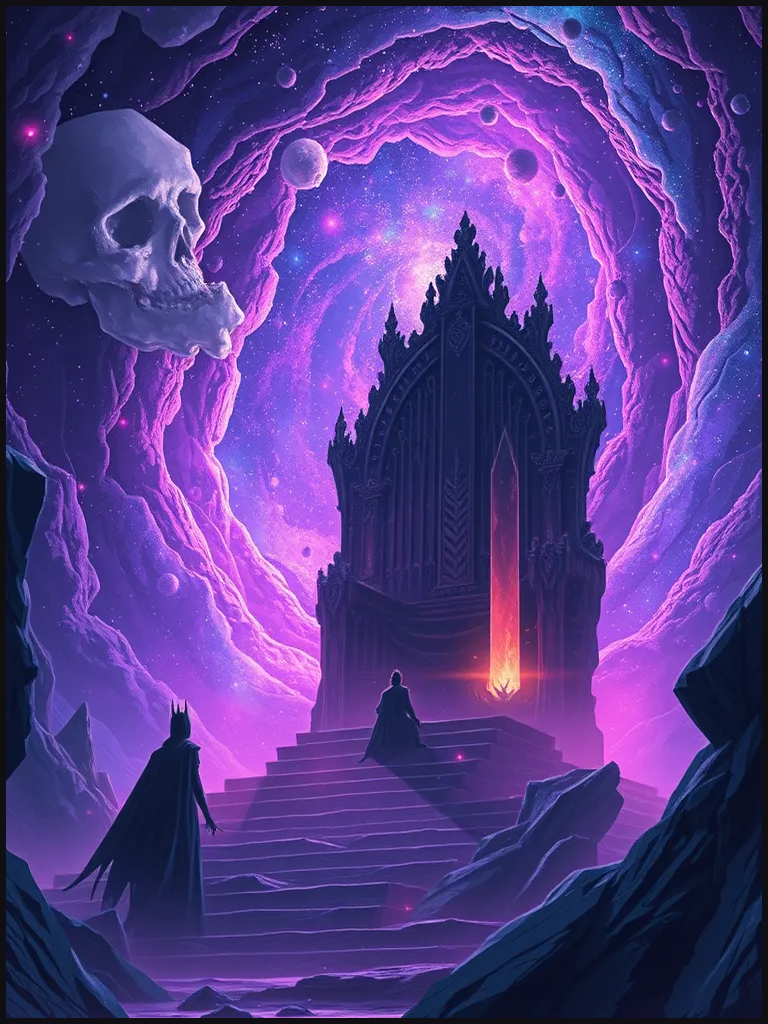
#> input picture projects/DRAGON_HIDDEN_REBIRTH/episodes/episode_001/panels/ep01_p01_cosmic_throne.png, 768 x 1024 px, found by its file name; its folder holds 4 pictures in this run
$ python build_full_webtoon_episode.py
#> lines starting #> are read from the running program, lines starting #| are printed output that depends on the picture
"""
DRAGON: HIDDEN REBIRTH - Master Vertical Webtoon Compositor & Lettering Engine
Formats all 16 key panels into high-resolution vertical mobile webtoon scrolls (800px width),
complete with authentic speech bubbles, narration boxes, sound effects, and atmospheric gutters.
"""

import os
import math
from pathlib import Path
from PIL import Image, ImageDraw, ImageFont

ROOT_DIR = Path(r"c:\Users\DESKTOP\Downloads\money\DRAGON_HIDDEN_REBIRTH")
PANELS_DIR = ROOT_DIR / "episodes" / "episode_001" / "panels"
WEBTOON_OUT = ROOT_DIR / "episodes" / "episode_001" / "final_webtoon"
WEBTOON_OUT.mkdir(parents=True, exist_ok=True)

TARGET_WIDTH = 800

def get_font(size: int, bold: bool = False) -> ImageFont.FreeTypeFont:
    font_names = ["impact.ttf" if bold else "arial.ttf", "segoeui.ttf", "tahoma.ttf"]
    for fn in font_names:
        p = Path("C:/Windows/Fonts") / fn
        if p.exists():
            try:
                return ImageFont.truetype(str(p), size)
            except Exception:
                pass
    return ImageFont.load_default()

def wrap_text(text: str, font: ImageFont.FreeTypeFont, max_width: int, draw: ImageDraw.Draw) -> list[str]:
    words = text.split()
    lines = []
    current_line = []
    for word in words:
        test_line = " ".join(current_line + [word])
        bbox = draw.textbbox((0, 0), test_line, font=font)
        if bbox[2] - bbox[0] <= max_width:
            current_line.append(word)
        else:
            if current_line:
                lines.append(" ".join(current_line))
            current_line = [word]
    if current_line:
        lines.append(" ".join(current_line))
    return lines

def draw_speech_bubble(img: Image.Image, text: str, speaker: str = None, pos: tuple[int, int] = (400, 200), max_w: int = 320, is_thought: bool = False):
    draw = ImageDraw.Draw(img)
    font = get_font(20, bold=False)
    lines = wrap_text(text, font, max_w - 40, draw)

    line_height = 26
    text_h = len(lines) * line_height
    max_line_w = max([draw.textbbox((0, 0), l, font=font)[2] - draw.textbbox((0, 0), l, font=font)[0] for l in lines] or [100])

    pad_x, pad_y = 20, 16
    box_w = max_line_w + pad_x * 2
    box_h = text_h + pad_y * 2

    cx, cy = pos
    x0 = max(20, min(TARGET_WIDTH - box_w - 20, cx - box_w // 2))
    y0 = cy - box_h // 2
    x1 = x0 + box_w
    y1 = y0 + box_h

    # Shadow
    draw.rounded_rectangle([x0 + 4, y0 + 4, x1 + 4, y1 + 4], radius=16, fill=(10, 10, 15, 120))

    # Main bubble
    fill_color = (250, 250, 252) if not is_thought else (235, 238, 245)
    border_color = (20, 20, 25) if not is_thought else (60, 70, 90)
    draw.rounded_rectangle([x0, y0, x1, y1], radius=16, fill=fill_color, outline=border_color, width=3)

    # Speaker label if given
    curr_y = y0 + pad_y
    if speaker:
        s_font = get_font(14, bold=True)
        draw.text((x0 + pad_x, y0 - 18), speaker.upper(), font=s_font, fill=(255, 215, 0), stroke_width=2, stroke_fill=(0, 0, 0))

    for line in lines:
        l_w = draw.textbbox((0, 0), line, font=font)[2] - draw.textbbox((0, 0), line, font=font)[0]
        text_x = x0 + (box_w - l_w) // 2
        draw.text((text_x, curr_y), line, font=font, fill=(15, 15, 20))
        curr_y += line_height

def draw_narration_box(img: Image.Image, text: str, pos: tuple[int, int] = (400, 100), max_w: int = 500, gold: bool = False):
    draw = ImageDraw.Draw(img)
    font = get_font(18, bold=True)
    lines = wrap_text(text, font, max_w - 30, draw)

    line_height = 24
    text_h = len(lines) * line_height
    max_line_w = max([draw.textbbox((0, 0), l, font=font)[2] - draw.textbbox((0, 0), l, font=font)[0] for l in lines] or [120])

    pad_x, pad_y = 18, 12
    box_w = max_line_w + pad_x * 2
    box_h = text_h + pad_y * 2

    cx, cy = pos
    x0 = max(20, min(TARGET_WIDTH - box_w - 20, cx - box_w // 2))
    y0 = cy - box_h // 2
    x1 = x0 + box_w
    y1 = y0 + box_h

    # Cinematic dark narration container
    fill_col = (11, 15, 23)
    outline_col = (212, 175, 55) if gold else (80, 90, 110)
    draw.rectangle([x0, y0, x1, y1], fill=fill_col, outline=outline_col, width=2)

    curr_y = y0 + pad_y
    for line in lines:
        l_w = draw.textbbox((0, 0), line, font=font)[2] - draw.textbbox((0, 0), line, font=font)[0]
        text_x = x0 + (box_w - l_w) // 2
        text_col = (255, 225, 120) if gold else (230, 235, 245)
        draw.text((text_x, curr_y), line, font=font, fill=text_col)
        curr_y += line_height

def draw_sfx(img: Image.Image, sfx_text: str, pos: tuple[int, int], color: tuple[int, int, int] = (255, 50, 50), size: int = 40):
    draw = ImageDraw.Draw(img)
    font = get_font(size, bold=True)
    x, y = pos
    # Bold manga sound effect with heavy outline
    draw.text((x, y), sfx_text, font=font, fill=color, stroke_width=4, stroke_fill=(10, 10, 15))

# Screenplay mapping for the 16 key panels across 4 Acts
EPISODE_1_SCRIPT = {
    # ACT 1: THE SOVEREIGN FALL
    "ep01_p01_cosmic_throne": {
        "narrations": [
            {"text": "THE MULTIVERSE WAS NOT DESTROYED IN SILENCE.", "pos": (400, 80), "gold": True},
            {"text": "IT COLLAPSED BENEATH A THRONE OLDER THAN LIGHT.", "pos": (400, 950), "gold": False}
        ],
        "dialogues": [],
        "sfx": [{"text": "*VZZZZT*", "pos": (120, 450), "color": (160, 80, 255), "size": 36}]
    },
    "ep01_p03_four_sovereigns": {
        "narrations": [
            {"text": "FOUR SOVEREIGNS OF THE ANCIENT AEON REMAINED STANDING.", "pos": (400, 70), "gold": True}
        ],
        "dialogues": [],
        "sfx": [{"text": "*KRAAA-SHHH*", "pos": (280, 500), "color": (255, 180, 30), "size": 42}]
    },
    "ep01_p04_hanirwesh_feral": {
        "narrations": [],
        "dialogues": [
            {"speaker": "HANIRWESH KAIVALYA", "text": "Siddhartha... if we carve its crown off, does that count as winning?!", "pos": (400, 850), "thought": False}
        ],
        "sfx": [{"text": "*DRIP*", "pos": (480, 480), "color": (220, 30, 30), "size": 32}]
    },
    "ep01_p07_siddhartha_supernova": {
        "narrations": [],
        "dialogues": [
            {"speaker": "SIDDHARTHA", "text": "No. It counts as buying an eternity.", "pos": (400, 160), "thought": False},
            {"speaker": None, "text": "[20 Memory Reclamation Keys primed into my marrow. We will meet again.]", "pos": (400, 880), "thought": True}
        ],
        "sfx": [{"text": "*IGNITE*", "pos": (500, 420), "color": (255, 215, 0), "size": 38}]
    },
    "ep01_p10_sovereign_annihilation": {
        "narrations": [
            {"text": "FOUR QUASARS MERGED. A FINAL REIGN ENDED.", "pos": (400, 80), "gold": True}
        ],
        "dialogues": [],
        "sfx": [{"text": "*SOVEREIGN ANNIHILATION*", "pos": (150, 480), "color": (255, 240, 100), "size": 44}]
    },
    "ep01_p14_memory_keys_sealed": {
        "narrations": [
            {"text": "THE SOUL SHATTERS INTO 20 CRYSTALLINE KEYS.", "pos": (400, 100), "gold": True},
            {"text": "REBIRTH PROTOCOL: INITIATED.", "pos": (400, 920), "gold": True}
        ],
        "dialogues": [],
        "sfx": [{"text": "*CLANG*", "pos": (480, 450), "color": (255, 215, 0), "size": 36}]
    },

    # ACT 2: JUBILEE HILLS MASSACRE & THE JACKAL
    "ep01_p15_hyderabad_monsoon": {
        "narrations": [
            {"text": "HYDERABAD. JUBILEE HILLS ESTATE. EIGHT YEARS AFTER REBIRTH.", "pos": (400, 90), "gold": True}
        ],
        "dialogues": [],
        "sfx": [{"text": "*THUUU-RUMMM*", "pos": (200, 450), "color": (120, 180, 255), "size": 42}]
    },
    "ep01_p16_ike_reading_trusts": {
        "narrations": [],
        "dialogues": [
            {"speaker": None, "text": "Twelve offshore accounts. Raghav shifted twenty percent to Dubai last Tuesday.", "pos": (380, 180), "thought": True},
            {"speaker": None, "text": "A coup is thirty-six hours away. Father thinks gratitude buys loyalty.", "pos": (400, 880), "thought": True}
        ],
        "sfx": [{"text": "*TAP*", "pos": (520, 500), "color": (200, 200, 220), "size": 28}]
    },
    "ep01_p20_family_dinner": {
        "narrations": [],
        "dialogues": [
            {"speaker": "VIKRAM DRAGON", "text": "Eat something, Ike. You've been staring at ledger sheets since dawn.", "pos": (300, 160), "thought": False},
            {"speaker": "ANANYA DRAGON", "text": "He has your stubborn eyes, Vikram.", "pos": (600, 220), "thought": False},
            {"speaker": None, "text": "[They don't know the perimeter guards were replaced at 8:00 PM.]", "pos": (400, 680), "thought": True}
        ],
        "sfx": []
    },
    "ep01_p28_raghav_pistol_betrayal": {
        "narrations": [],
        "dialogues": [
            {"speaker": "CHIEF RAGHAV", "text": "Forgive me, Vikram sir. The Jackal pays in sovereign debt, not salary.", "pos": (400, 850), "thought": False}
        ],
        "sfx": [{"text": "*CLICK*", "pos": (480, 380), "color": (255, 60, 60), "size": 36}]
    },
    "ep01_p30_devraj_jackal_arrival": {
        "narrations": [],
        "dialogues": [
            {"speaker": "DEVRAJ RATHORE ('THE JACKAL')", "text": "Vikram Dragon. You held fifty-one percent of the Hyderabad corridor for twenty years. The lease has expired.", "pos": (400, 840), "thought": False}
        ],
        "sfx": [{"text": "*TAP... TAP...*", "pos": (200, 480), "color": (220, 180, 60), "size": 34}]
    },
    "ep01_p35_ike_lion_eyes": {
        "narrations": [],
        "dialogues": [
            {"speaker": "DEVRAJ", "text": "The boy... why isn't he trembling?", "pos": (380, 160), "thought": False},
            {"speaker": "IKE DRAGON", "text": "Remember my face, Jackal.", "pos": (400, 870), "thought": False}
        ],
        "sfx": [{"text": "*GLARE*", "pos": (500, 450), "color": (255, 215, 0), "size": 36}]
    },

    # ACT 3: GACHIBOWLI HIGHWAY AMBUSH
    "ep01_p40_maybach_rpg_flip": {
        "narrations": [
            {"text": "GACHIBOWLI EXPRESSWAY. 11:42 PM.", "pos": (400, 80), "gold": True},
            {"text": "A 60-TON ARMORED FORTRESS... REDUCED TO SHREDDED STEEL.", "pos": (400, 940), "gold": False}
        ],
        "dialogues": [],
        "sfx": [{"text": "*KRAAA-BOOOOM!*", "pos": (200, 460), "color": (255, 100, 20), "size": 48}]
    },
    "ep01_p44_narasimha_naidu_execution": {
        "narrations": [],
        "dialogues": [
            {"speaker": "NARASIMHA NAIDU", "text": "Search every inch of the burning metal. Devraj wants the boy's signet ring.", "pos": (400, 850), "thought": False}
        ],
        "sfx": [{"text": "*CH-CHIK*", "pos": (480, 400), "color": (220, 220, 220), "size": 36}]
    },

    # ACT 4: CULVERT SURVIVAL & REBIRTH
    "ep01_p49_ike_in_drainage_sludge": {
        "narrations": [
            {"text": "A SIX-INCH CONCRETE DRAINAGE PIPE. COLD MUD. DIESEL SLUDGE.", "pos": (400, 90), "gold": False}
        ],
        "dialogues": [
            {"speaker": None, "text": "Heart rate: 41 bpm. Suppress body temperature. Do not exhale.", "pos": (380, 250), "thought": True},
            {"speaker": None, "text": "Father's watch... stopped at 11:43 PM.", "pos": (400, 880), "thought": True}
        ],
        "sfx": [{"text": "*DRIP... DRIP...*", "pos": (180, 520), "color": (100, 140, 180), "size": 30}]
    },
    "ep01_p51_sovereign_eye_ignites": {
        "narrations": [
            {"text": "KEY 01: [ABSOLUTE WILL] — UNLOCKED.", "pos": (400, 100), "gold": True}
        ],
        "dialogues": [
            {"speaker": "IKE DRAGON", "text": "I gave you my name, Jackal. In ten years... I will take back this entire city.", "pos": (400, 860), "thought": False}
        ],
        "sfx": [{"text": "*VOOOOOMMM!*", "pos": (220, 450), "color": (255, 215, 0), "size": 52}]
    }
}

ACT_GROUPINGS = {
    "ACT_1_COSMIC_FALL": [
        "ep01_p01_cosmic_throne",
        "ep01_p03_four_sovereigns",
        "ep01_p04_hanirwesh_feral",
        "ep01_p07_siddhartha_supernova",
        "ep01_p10_sovereign_annihilation",
        "ep01_p14_memory_keys_sealed"
    ],
    "ACT_2_JUBILEE_HILLS": [
        "ep01_p15_hyderabad_monsoon",
        "ep01_p16_ike_reading_trusts",
        "ep01_p20_family_dinner",
        "ep01_p28_raghav_pistol_betrayal",
        "ep01_p30_devraj_jackal_arrival",
        "ep01_p35_ike_lion_eyes"
    ],
    "ACT_3_HIGHWAY_AMBUSH": [
        "ep01_p40_maybach_rpg_flip",
        "ep01_p44_narasimha_naidu_execution"
    ],
    "ACT_4_SOVEREIGN_AWAKENING": [
        "ep01_p49_ike_in_drainage_sludge",
        "ep01_p51_sovereign_eye_ignites"
    ]
}

def process_panel(panel_id: str) -> Image.Image:
#> called with panel_id = 'ep01_p01_cosmic_throne'
    panel_file = PANELS_DIR / f"{panel_id}.png"
    if not panel_file.exists():
        raise FileNotFoundError(f"Missing panel: {panel_file}")

    img = Image.open(panel_file).convert("RGB")
#> img is the input picture: PIL image 768x1024 RGB; mean R, G, B 85.7, 59.8, 139.3
    # Scale width to TARGET_WIDTH
    w, h = img.size
    target_h = int(h * (TARGET_WIDTH / w))
    img = img.resize((TARGET_WIDTH, target_h), Image.Resampling.LANCZOS)
#> img: PIL image 800x1066 RGB

    script = EPISODE_1_SCRIPT.get(panel_id, {})

    # 1. Narrations
    for narr in script.get("narrations", []):
        draw_narration_box(img, narr["text"], narr["pos"], max_w=TARGET_WIDTH - 80, gold=narr.get("gold", False))
#> this loop made 2 passes
#> (text_h in draw_narration_box, max_line_w in draw_narration_box, box_w in draw_narration_box, box_h in draw_narration_box, x0 in draw_narration_box, y0 in draw_narration_box, x1 in draw_narration_box, y1 in draw_narration_box) on passes 1 to 2: (24, 248, 284, 48, 258, 56, 542, 104), (24, 265, 301, 48, 250, 926, 551, 974)

    # 2. SFX
    for sfx in script.get("sfx", []):
        draw_sfx(img, sfx["text"], sfx["pos"], sfx.get("color", (255, 50, 50)), sfx.get("size", 40))

    # 3. Dialogues
    for dlg in script.get("dialogues", []):
        draw_speech_bubble(img, dlg["text"], dlg.get("speaker"), dlg["pos"], max_w=340, is_thought=dlg.get("thought", False))

    return img

def create_act_scroll(act_name: str, panel_ids: list[str]) -> Path:
    print(f"\n[*] Assembling {act_name} ({len(panel_ids)} panels)...")
    processed_images = [process_panel(pid) for pid in panel_ids]
#> call 2 of process_panel, with panel_id = 'ep01_p03_four_sovereigns'
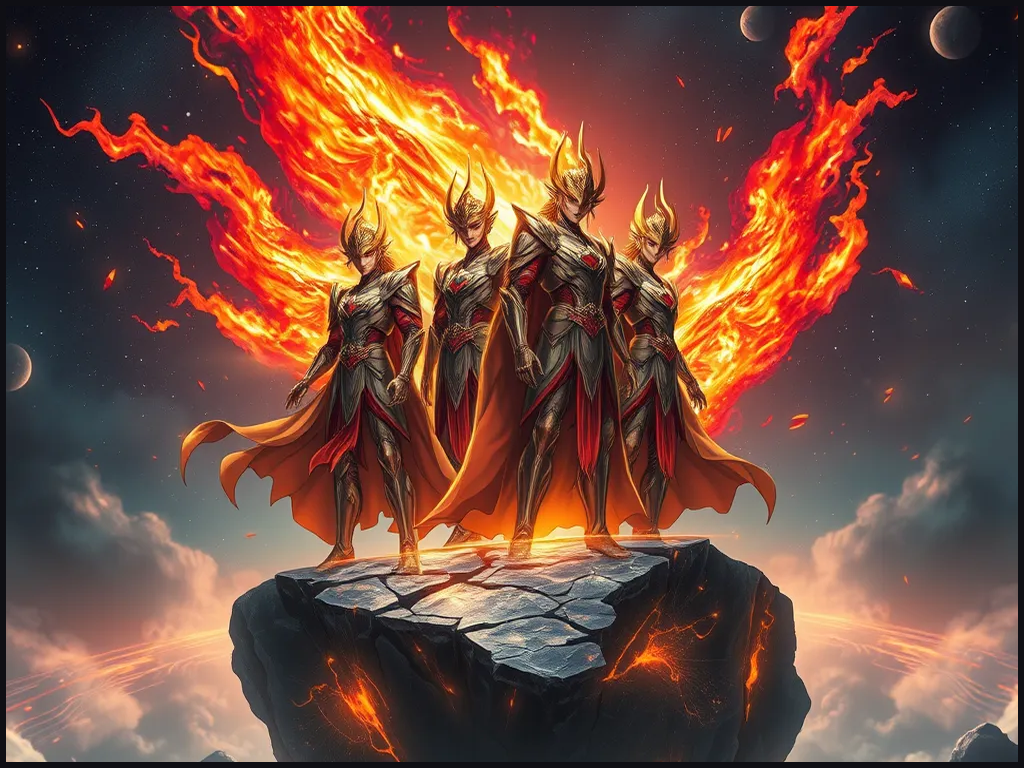
#> input picture projects/DRAGON_HIDDEN_REBIRTH/episodes/episode_001/panels/ep01_p03_four_sovereigns.png, 1024 x 768 px, found by its file name
#> in process_panel, img is the input picture: PIL image 1024x768 RGB; mean R, G, B 116.9, 76.3, 62.5
#> the loop in process_panel (call 2), `for narr in script.get("narrations", []):` made 1 pass
#> (text_h in draw_narration_box, max_line_w in draw_narration_box, box_w in draw_narration_box, box_h in draw_narration_box, x0 in draw_narration_box, y0 in draw_narration_box, x1 in draw_narration_box, y1 in draw_narration_box) on pass 1: (24, 309, 345, 48, 228, 46, 573, 94)
#> call 3 of process_panel, with panel_id = 'ep01_p04_hanirwesh_feral'
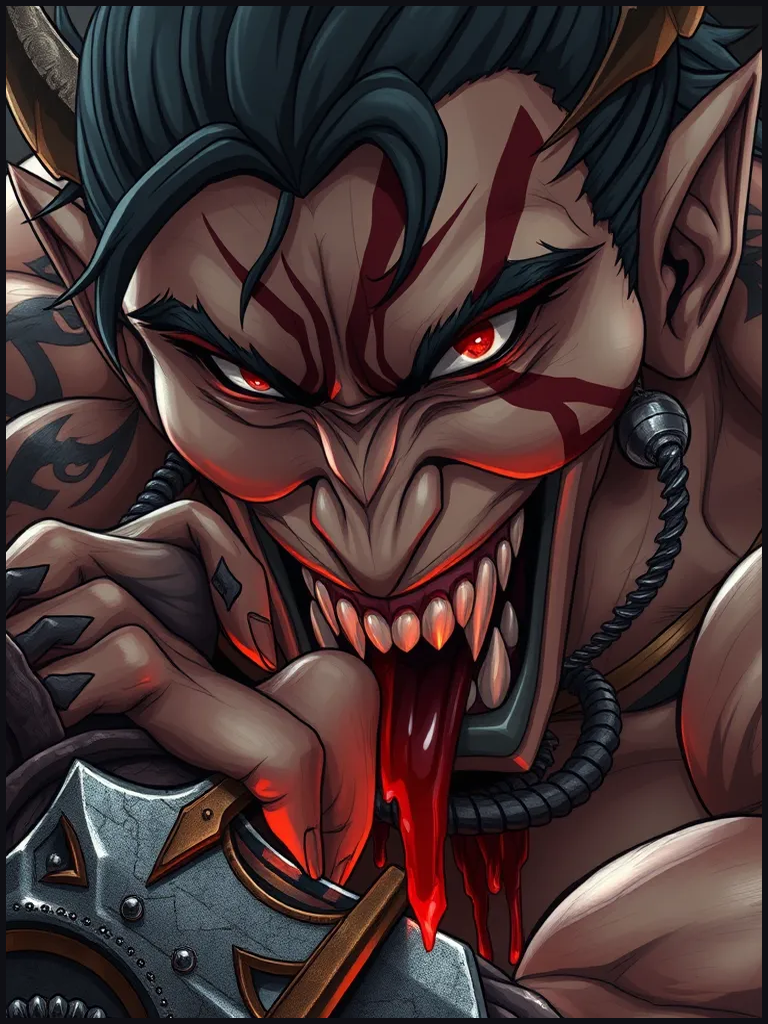
#> input picture projects/DRAGON_HIDDEN_REBIRTH/episodes/episode_001/panels/ep01_p04_hanirwesh_feral.png, 768 x 1024 px, found by its file name
#> in process_panel, img is the input picture: PIL image 768x1024 RGB; mean R, G, B 67.8, 49.3, 49.4
#> the loop in process_panel (call 3), `for dlg in script.get("dialogues", []):` made 1 pass
#> (text_h in draw_speech_bubble, max_line_w in draw_speech_bubble, box_w in draw_speech_bubble, box_h in draw_speech_bubble, x0 in draw_speech_bubble, y0 in draw_speech_bubble, x1 in draw_speech_bubble, y1 in draw_speech_bubble) on pass 1: (26, 300, 340, 58, 230, 821, 570, 879)
#> call 4 of process_panel, with panel_id = 'ep01_p07_siddhartha_supernova'
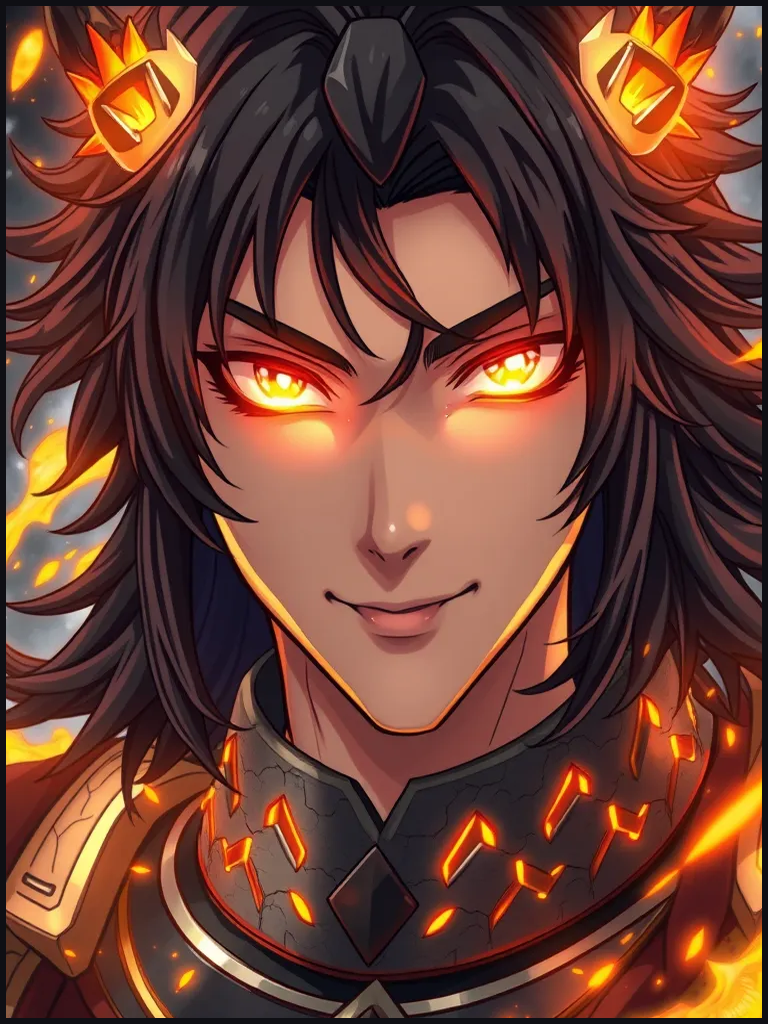
#> input picture projects/DRAGON_HIDDEN_REBIRTH/episodes/episode_001/panels/ep01_p07_siddhartha_supernova.png, 768 x 1024 px, found by its file name
#> in process_panel, img is the input picture: PIL image 768x1024 RGB; mean R, G, B 108.8, 64.6, 51.2
#> the loop in process_panel (call 4), `for dlg in script.get("dialogues", []):` made 2 passes
#> (text_h in draw_speech_bubble, max_line_w in draw_speech_bubble, box_w in draw_speech_bubble, box_h in draw_speech_bubble, x0 in draw_speech_bubble, y0 in draw_speech_bubble, x1 in draw_speech_bubble) on pass 1: (26, 158, 198, 58, 301, 131, 499)
#> after the loop in process_panel (call 4), `for dlg in script.get("dialogues", []):`:
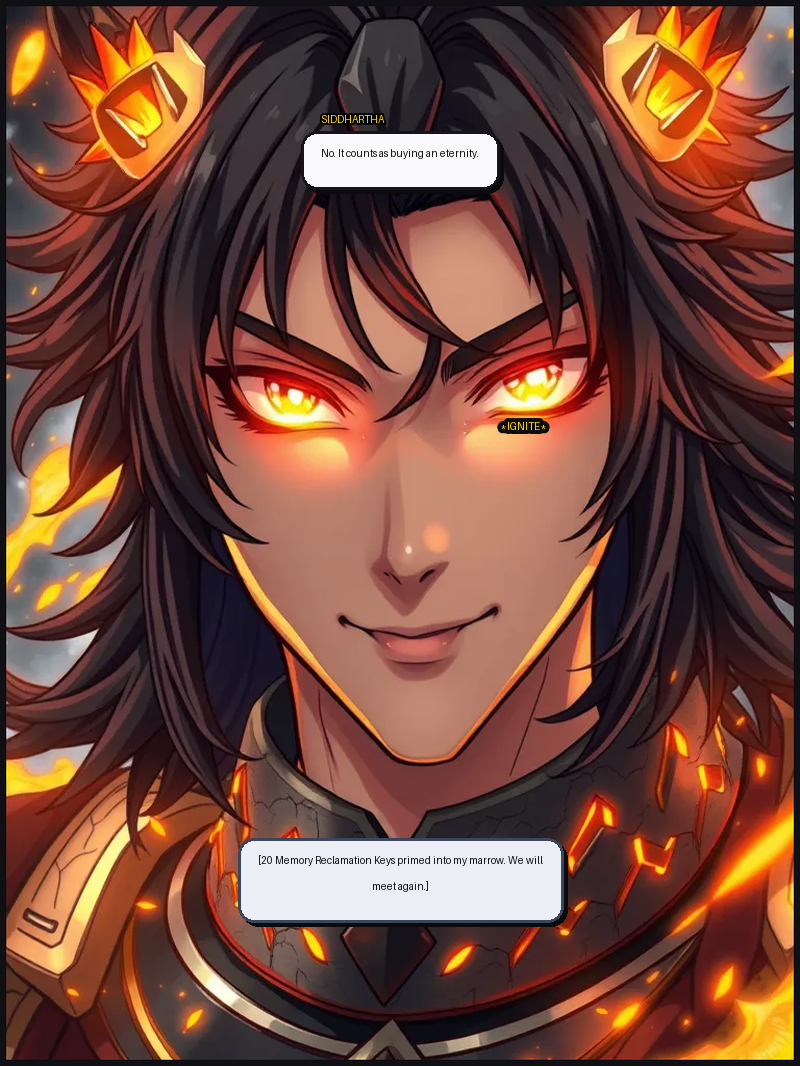
#> img: PIL image 800x1066 RGB; mean R, G, B 114.7, 72.2, 59.4

    GUTTER = 60 # Vertical atmospheric gutter between cuts
    total_h = sum([im.size[1] for im in processed_images]) + GUTTER * (len(processed_images) - 1)

    scroll = Image.new("RGB", (TARGET_WIDTH, total_h), (11, 15, 23)) # Cosmic Noir background

    curr_y = 0
    for idx, im in enumerate(processed_images):
        scroll.paste(im, (0, curr_y))
        curr_y += im.size[1] + GUTTER

    out_file = WEBTOON_OUT / f"DRAGON_EP01_{act_name}.png"
    scroll.save(out_file, "PNG", optimize=True)
    print(f"    [+] Saved: {out_file.name} ({TARGET_WIDTH}x{total_h}, {out_file.stat().st_size:,} bytes)")
    return out_file

def main():
    print("==================================================")
    print("   DRAGON: HIDDEN REBIRTH — VERTICAL WEBTOON COMPOSITOR")
    print("   Mobile Standard (800px) Full-Colour Korean Manhwa")
    print("==================================================")

    act_files = []
    for act_name, pids in ACT_GROUPINGS.items():
        f = create_act_scroll(act_name, pids)
        act_files.append(f)

    print("\n==================================================")
    print(f"[SUCCESS] All 4 Episode 1 Acts Assembled!")
    print(f"Output directory: {WEBTOON_OUT}")
    print("==================================================")

if __name__ == "__main__":
#> (the run stopped early here; a loop or call above may not have finished)
